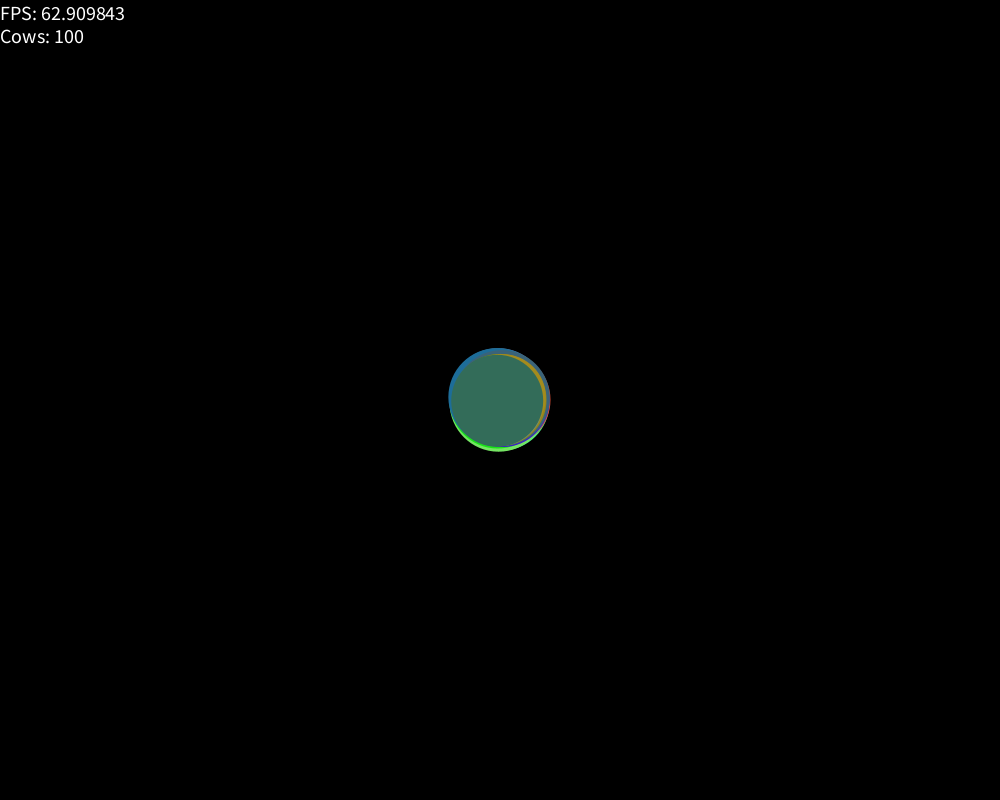
Frame 1 (no input)
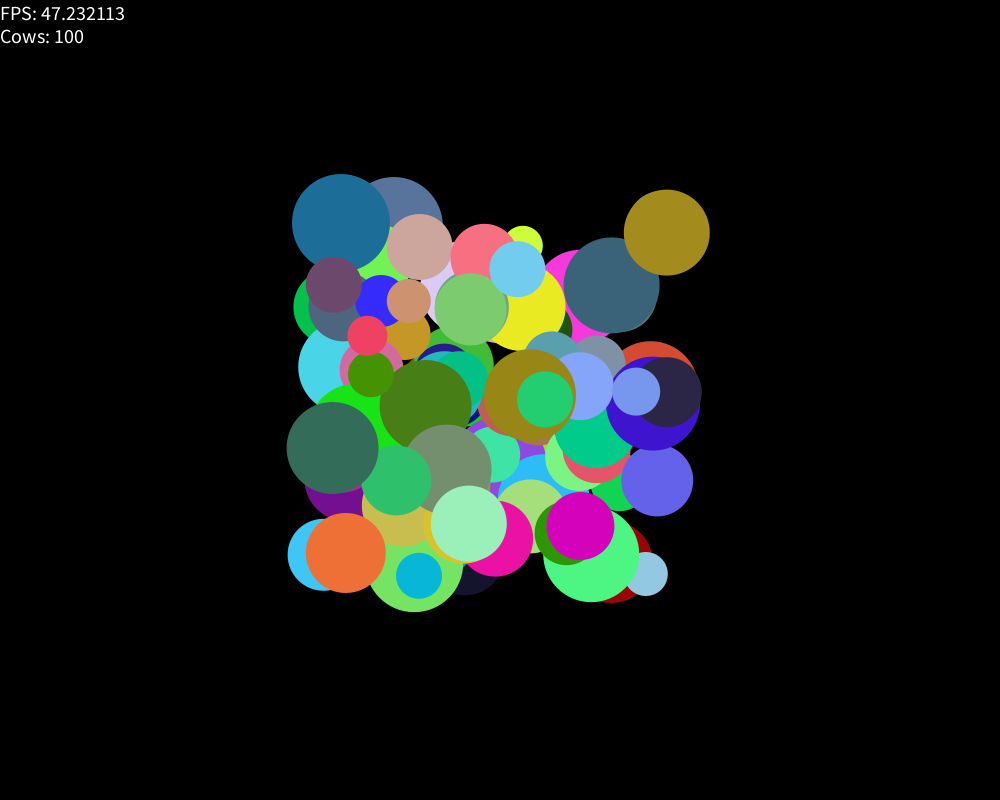
Frame 60 (the mouse pressed at the canvas centre just before this capture)
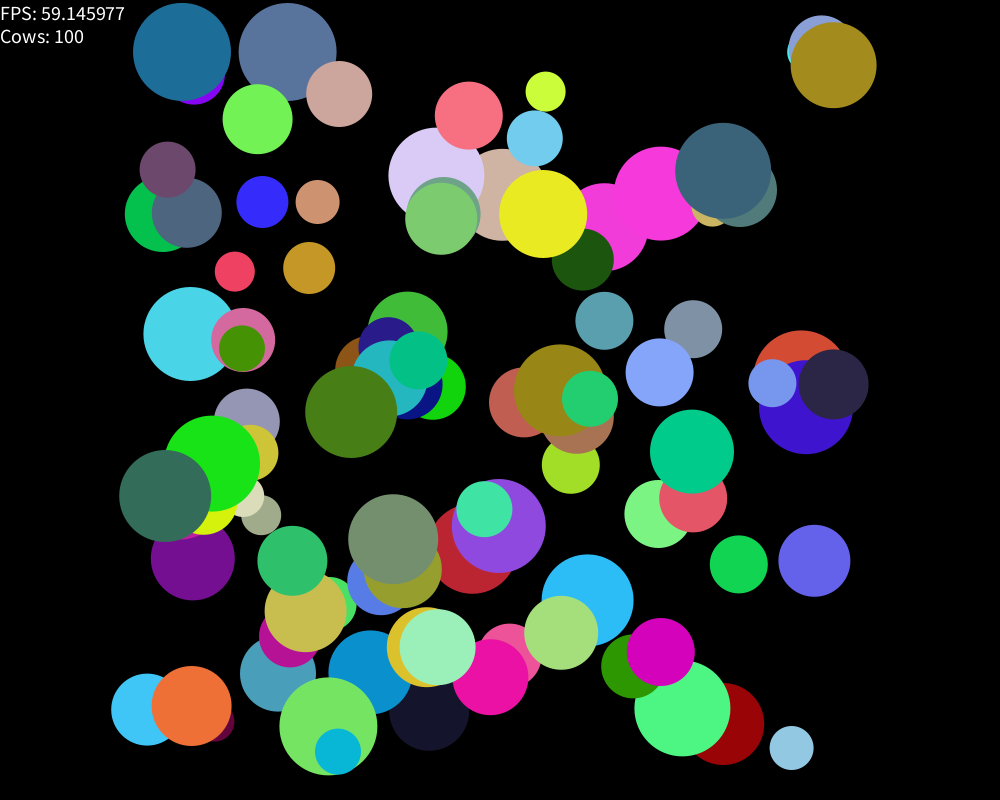
Frame 120 (the mouse held since frame 60 and released just before this capture)

The Processing sketch that drew these frames (run headless with seeded random() and noise(); from frame 60 on, the mouse is pressed at the canvas centre):

// Processing sketch: CowDemo
// ── CowDemo.pde
ArrayList<Cow> particles; 
void setup() {
  size(1000, 800);
  particles = new ArrayList<Cow>();
  for (int i = 0; i < 100; i++)
    particles.add(new Cow());
}

void draw() {
  background(0);
  for (Cow c : particles) {
    c.move();
    c.collide(particles);
    c.display();
  }
  fill(255);
  textSize(20);
  text("FPS: "+frameRate+"\nCows: "+particles.size(),0,20);
}

void mousePressed() {
  if (mouseButton == LEFT)
    for (Cow c : particles){
      c.click();
    }
  else if (mouseButton == RIGHT){
    Cow c = new Cow();
    particles.add(c);
    c.x = mouseX;
    c.y = mouseY;
  }
}

void keyPressed() {
  if (key == ' ')
    particles = new ArrayList<Cow>();
}

// ── Cow.pde
public class Cow {
  float x, y, dx, dy, radius;
  boolean colliding, selected;
  color c;

  Cow(float rad, float x, float y, float dx, float dy) {
    radius = rad;
    this.x = x;
    this.y = y;
    this.dx = (int)(dx*100)/100.0;
    this.dy = (int)(dy*100)/100.0;
    c = color(random(255),random(255),random(255));

  }
  Cow() {
    this(20+(int)(Math.random()*30), width/2, height/2, 
    random(6)-3,
    random(6)-3);
  }
  
  void move() {
    x += dx;
    y += dy;
    if (x >= width - radius || x <= radius) dx *= -1;
    if (y >= height - radius || y <= radius) dy *= -1;
  }
  void display() {
    fill(c);
    noStroke();
    ellipse(x, y, radius*2, radius*2);
    
  }

  void click(){
    if (dist(mouseX, mouseY, x, y) < radius)
      selected = !selected;
  }
  
  void collide(ArrayList<Cow> others){
    for (Cow c : others){
      if (dist(c.x, c.y, x, y) < min(radius, c.radius))
        colliding = c.colliding = true;
      else
        colliding = c.colliding = false;
    }
  }
}
